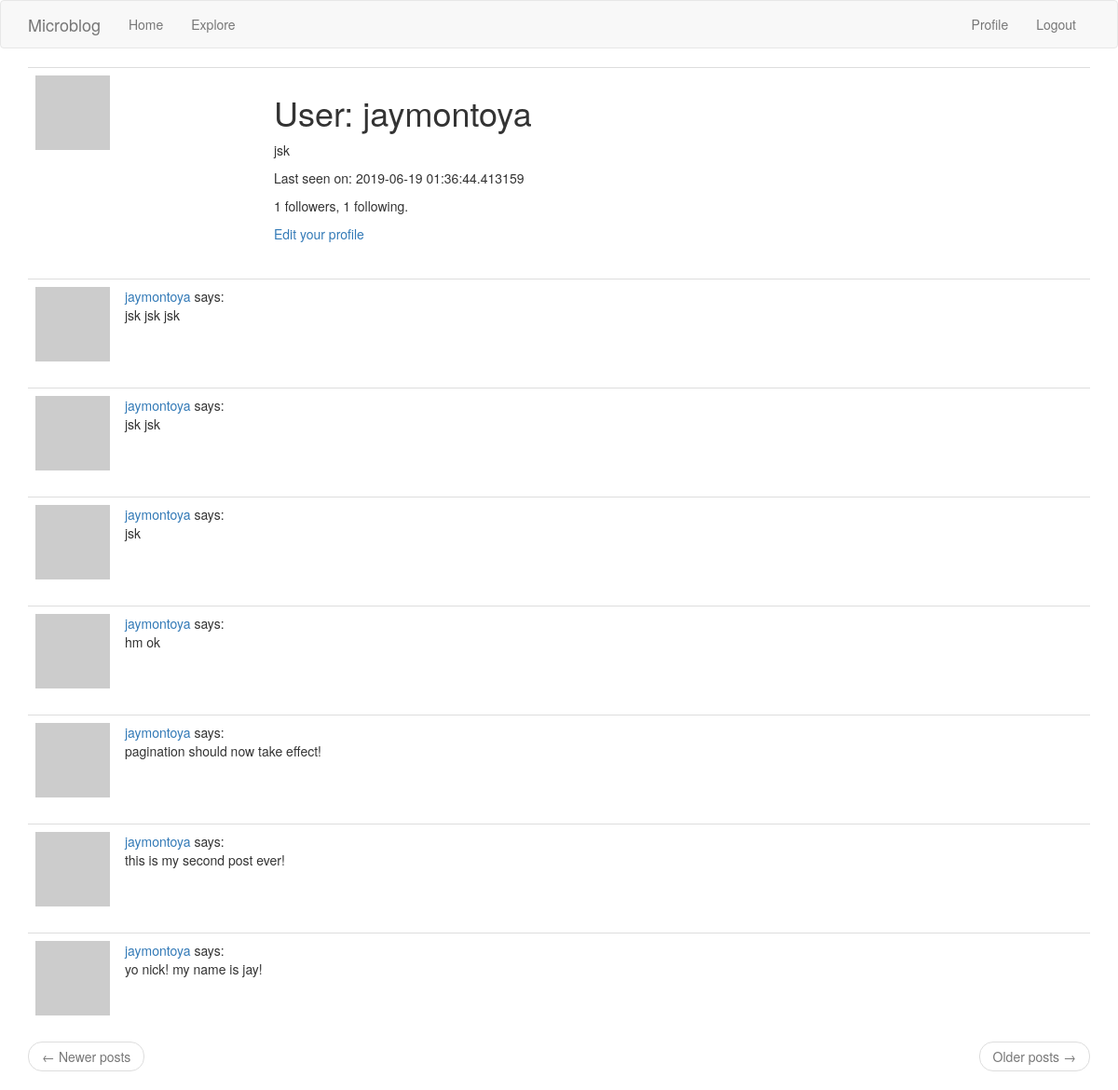
The app's page /user/jaymontoya (signed in), older data.
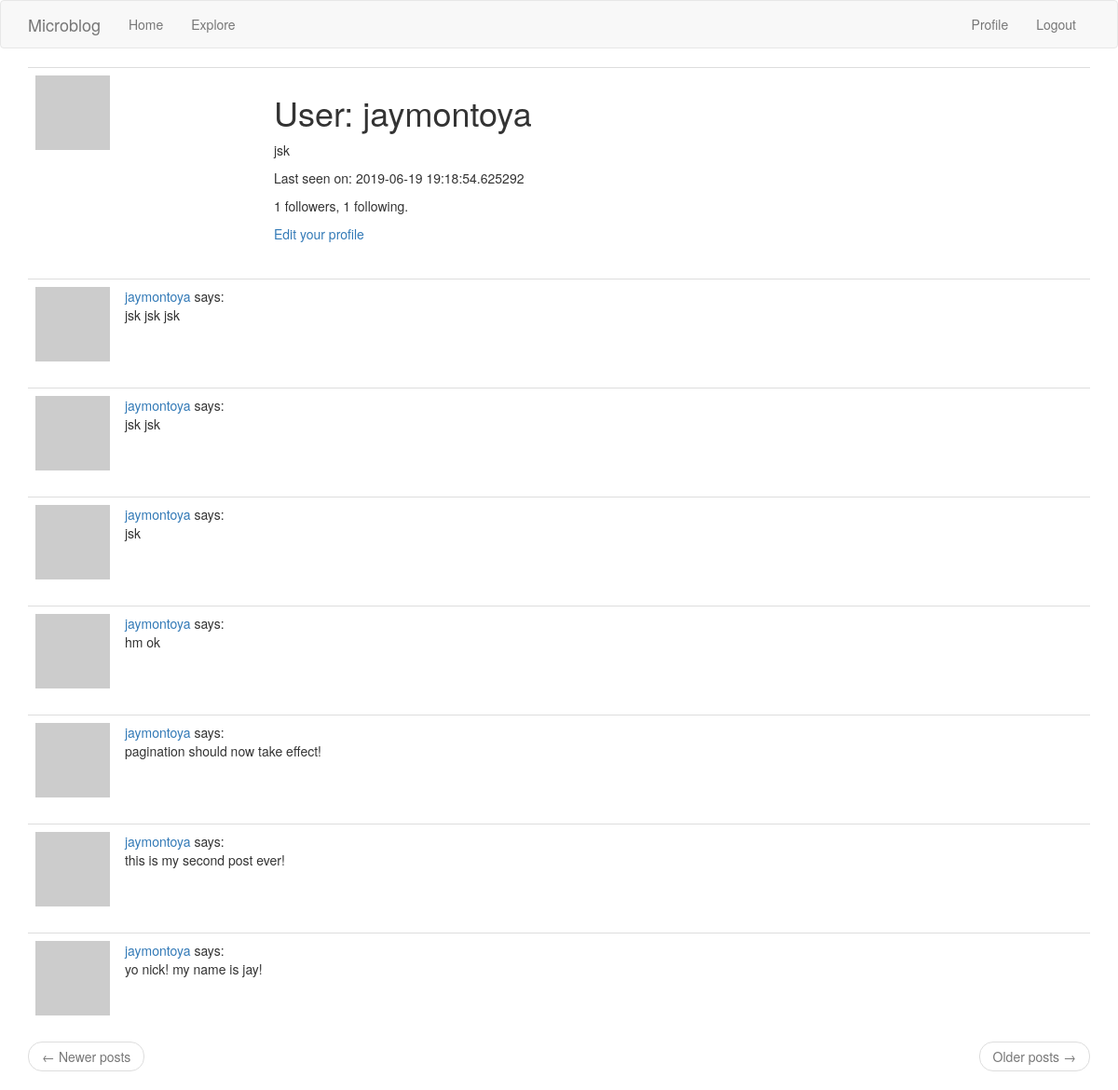
The same page, newer data.
### app/models.py (models this page shows, shortened)
class User(UserMixin, db.Model):
    id = db.Column(db.Integer, primary_key=True)
    username = db.Column(db.String(64), index = True, unique = True)
    email = db.Column(db.String(120), index =True, unique = True)
    password_hash = db.Column(db.String(128))
    about_me = db.Column(db.String(140))
    last_seen = db.Column(db.DateTime, default = datetime.utcnow)
    followed = db.relationship('User', secondary=followers, primaryjoin=(followers.c.follower_id == id),
        secondaryjoin=(followers.c.followed_id == id),
        backref=db.backref('followers', lazy='dynamic'), lazy = 'dynamic')
    posts = db.relationship('Post', backref ='author',lazy='dynamic')
    def avatar(self,size):
        digest = md5(self.email.lower().encode('utf-8')).hexdigest()
        return 'https://www.gravatar.com/avatar/{}?d=identicon&s={}'.format(digest, size)

### app/routes.py (the view)
@app.route('/user/<username>')
@login_required # login must be required to view a profile!
def user(username):
    user = User.query.filter_by(username=username).first_or_404()
    page = request.args.get('page', 1, type=int)
    posts = user.posts.order_by(Post.timestamp.desc()).paginate(
        page, app.config['POSTS_PER_PAGE'], False)
    next_url = url_for('user', username=user.username, page = posts.next_num) \
        if posts.has_next else None
    prev_url = url_for('user', username=user.username, page = posts.prev_num) \
        if posts.has_prev else None
    return render_template('user.html', user=user,
        posts=posts.items, next_url=next_url, prev_url=prev_url)

### app/models.py (called while the page is built)
@login.user_loader  # this decorator registers the user loaded with Flask-Login
def load_user(id):
    return User.query.get(int(id))

### app/routes.py (called while the page is built)
@app.before_request
def before_request():
    if current_user.is_authenticated:
        current_user.last_seen = datetime.utcnow()
        db.session.commit()

### app/templates/user.html
{% extends "base.html" %}
{% block app_content %}
<table class="table table-hover">
      <tr>
          <td width="256px"><img src="{{ user.avatar(256) }}"></td>
          <td>
              <h1>User: {{ user.username }}</h1>
              {% if user.about_me %}<p>{{ user.about_me }}</p>{% endif %}
              {% if user.last_seen %}<p>Last seen on: {{ user.last_seen }}</p>{% endif %}
              <p>{{ user.followers.count() }} followers, {{ user.followed.count() }} following.</p>
              {% if user == current_user %}
              <p><a href="{{ url_for('edit_profile') }}">Edit your profile</a></p>
              {% elif not current_user.is_following(user) %}
              <p><a href="{{ url_for('follow', username=user.username) }}">Follow</a></p>
              {% else %}
              <p><a href="{{ url_for('unfollow', username=user.username) }}">Unfollow</a></p>
              {% endif %}
          </td>
      </tr>
  </table>
  {% for post in posts %}
      {% include '_post.html' %}
  {% endfor %}
  <nav aria-label="...">
      <ul class="pager">
          <li class="previous{% if not prev_url %} disabled{% endif %}">
              <a href="{{ prev_url or '#' }}">
                  <span aria-hidden="true">&larr;</span> Newer posts
              </a>
          </li>
          <li class="next{% if not next_url %} disabled{% endif %}">
              <a href="{{ next_url or '#' }}">
                  Older posts <span aria-hidden="true">&rarr;</span>
              </a>
          </li>
      </ul>
  </nav>
{% endblock %}

Row changes from the older to the newer data that the page shows:
changed User "jaymontoya": last_seen "2019-06-19 01:36:44.413159" → "2019-06-19 19:18:54.625292"
